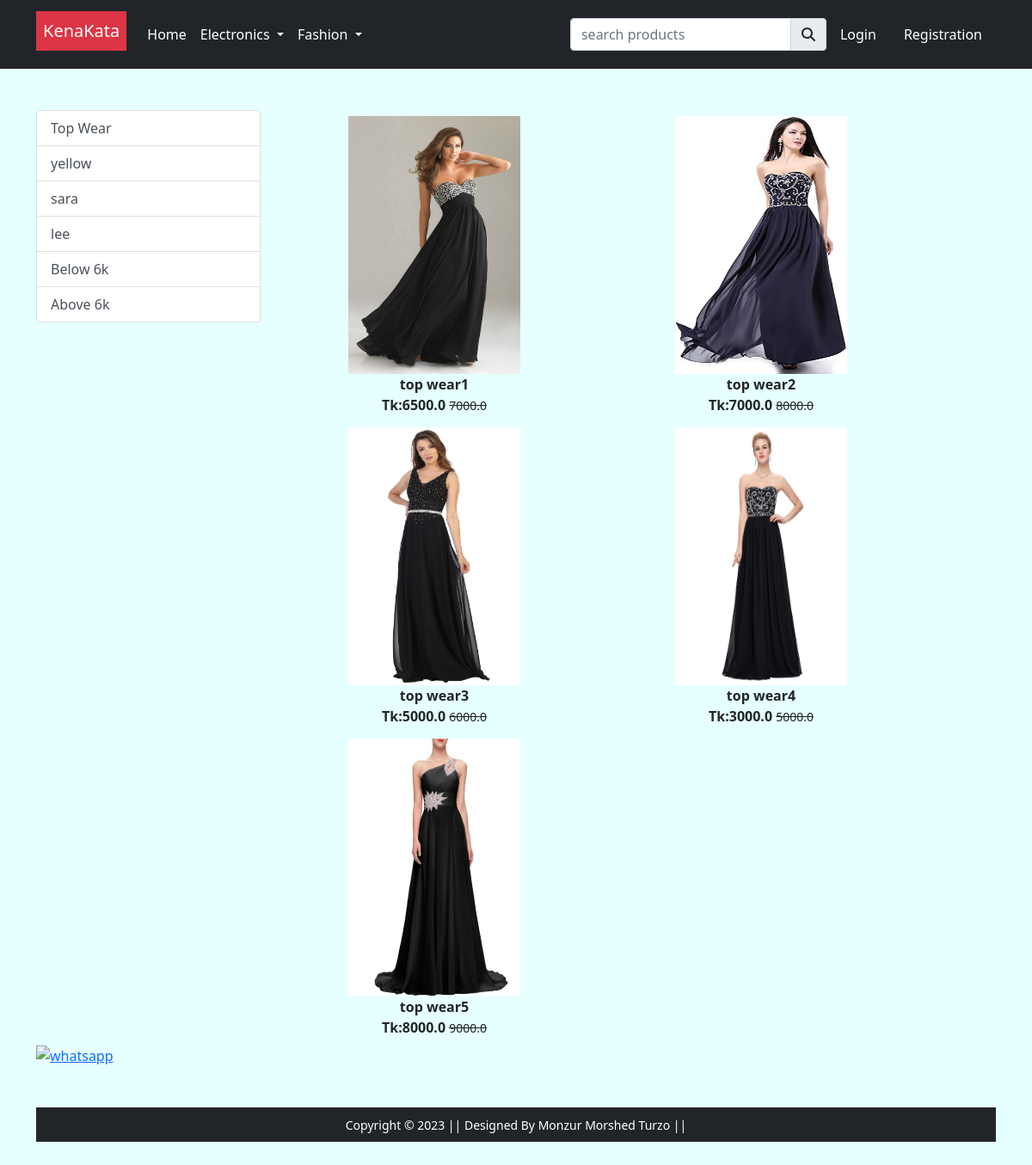
Screenshot of /topwear with the database file from the repository.
### app/models.py (models this page shows, shortened)
class Product(models.Model):
    title=models.CharField(max_length=100)
    selling_price=models.FloatField()
    discounted_price=models.FloatField()
    description=models.TextField()
    brand=models.CharField(max_length=100)
    quantity=models.IntegerField(null=True,blank=True,default=5)
    colour=models.CharField(max_length=20,null=True,blank=True)
    size=models.CharField(max_length=20,null=True,blank=True)
    catagory=models.CharField(choices=CATAGORY_CHOICES,max_length=2)
    product_image=models.ImageField(upload_to='productimg')

### app/views.py (the view)
# urls.py: path('topwear', views.topwear, name='topwear'),
def topwear(request,data=None):
    totalitem=0
    if request.user.is_authenticated:
        totalitem= len(Cart.objects.filter(user=request.user))
    if data == None:
        topwears=Product.objects.filter(catagory='TW')
    elif data== 'below' :
        topwears=Product.objects.filter(catagory='TW').filter(discounted_price__lt=6000)
    elif data== 'above' :
        topwears=Product.objects.filter(catagory='TW').filter(discounted_price__gt=6000)
    elif data == 'yellow' or 'sara' or 'lee':
        topwears=Product.objects.filter(catagory='TW').filter(brand=data)
    return render(request, 'app/topwear.html',{'topwears':topwears,'totalitem':totalitem})

### app/templates/app/topwear.html (shortened to what this page needs)
{% extends 'app/base.html' %}
{% load static %}
{% block main-content %}
<div class="container my-5">
 <div class="row">
  <div class="col-sm-3">
    <div class="list-group">
        <a href="{% url 'topwear' %}" class="list-group-item list-group-item-action" aria-current="true">Top Wear</a>
        <a href="{% url 'topweardata' 'yellow' %}" class="list-group-item list-group-item-action" aria-current="true">yellow</a>
        <a href="{% url 'topweardata' 'sara' %}" class="list-group-item list-group-item-action" aria-current="true">sara</a>
        <a href="{% url 'topweardata' 'lee' %}" class="list-group-item list-group-item-action" aria-current="true">lee</a>
        <a href="{% url 'topweardata' 'below' %}" class="list-group-item list-group-item-action" aria-current="true">Below 6k</a>
        <a href="{% url 'topweardata' 'above' %}" class="list-group-item list-group-item-action" aria-current="true">Above 6k</a>
        </div>
    </div>
    <div class="col-sm-8">
        <div class="row">
            {% for product in topwears %}
                <div class="col-sm-6 text-center mb-6" >
                    <a href="{% url 'product-detail' product.id %}" class="btn">
                        <div class="item">
                            <img src="{{product.product_image.url}}" alt="" height="300" width="200" class="">
                                <div class="fw-bold"> {{product.title}}</div>
                                    <div class="fw-bold">Tk:{{product.discounted_price}}
                                        <small class="fw-light text-decoration-line-through">
                                            {{product.selling_price}}
                                        </small>
                                    </div>
                         </div>
                    </a>
                </div>
            {% endfor %}
        </div>
    </div>
</div>
{% endblock main-content %}

### rows the page displays
Product: product_image (picture), title "top wear1", discounted_price "6500.0", selling_price "7000.0"
Product: product_image (picture), title "top wear2", discounted_price "7000.0", selling_price "8000.0"
Product: product_image (picture), title "top wear3", discounted_price "5000.0", selling_price "6000.0"
Product: product_image (picture), title "top wear4", discounted_price "3000.0", selling_price "5000.0"
Product: product_image (picture), title "top wear5", discounted_price "8000.0", selling_price "9000.0"
